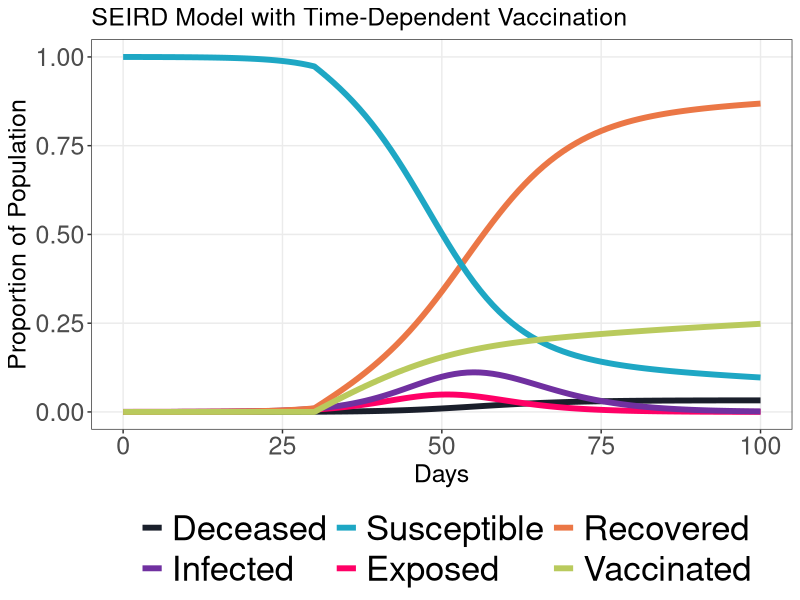

Write the R code that produced this figure.
# Load required libraries
library(deSolve)
library(tidyverse)
col_c  <- c( "#1A1F2BFF","#7030A0","#1EA7C4","#FF0066","#EB7746FF","#B9CA5DFF")
col_sun <- c("#F6A1CAFF", "#1A1F2BFF","#EB7746FF", "#B9CA5DFF","#FBDB82FF", "#9F272EFF", "#D36B8DFF", "#EC9E58FF", "#24719BFF", "#6A1639FF")

lwd_size <- 2
size_plot <- 18
size_strip <- 18
axis_text_size <- 18
axis_title_size <- 18
plot_title_size <- 18
legend_text_size <- 25

# Time-dependent vaccination rate function
vaccination_rate <- function(t) {
  if (t < 30) {
    return(0)       # No vaccination in the first 30 days
  } else if (t %in% 30:60) {
    return(0.005)   # Moderate vaccination rate between days 30 and 59
  } else {
    return(0.01)    # Higher vaccination rate from day 60 onwards
  }
}
  
# Define SEIRD Model
seird_model <- function(time, state, parameters) {
  
  # 
  v <- vaccination_rate(time)
  
  S <- state[1]
  E <- state[2]
  I <- state[3]
  R <- state[4]
  D <- state[5]
  
  beta <- parameters["beta"]
  D_inf <- parameters["D"]
  sigma <- parameters["sigma"]
  CFR <- parameters["CFR"]
  
  gamma <- 1 / D_inf # Recovery rate
  
  dS <- -beta * S * I - v * S 
  dE <- beta * S * I - sigma * E
  dI <- sigma * E - gamma * I
  dR <- (1 - CFR) * gamma * I + v * S
  dD <- CFR * gamma * I
  dV <- v * S  # Vaccinated individuals
  
  list(c(dS, dE, dI, dR, dD, dV))
}

# Initial conditions
N <- 100000          # Total population
I0 <- 1              # Initial infected
E0 <- 10             # Initial exposed
S0 <- N - I0 - E0    # Initial susceptible
R0 <- 0              # Initial recovered
D0 <- 0              # Initial dead
V0 <- 0              # Initial vaccinated individuals

initial_state <- c(
  S = S0 / N,
  E = E0 / N,
  I = I0 / N,
  R = R0 / N,
  D = D0 / N,
  V = V0 / N
)

# Parameters
params <- c(
  beta = 0.5,      # Transmission rate
  D = 5,           # Duration of infection
  sigma = 1 / 2,   # Incubation rate (1 / incubation period)
  CFR = 0.05   # Case Fatality Rate (1%)

)

# Time vector
times <- seq(0, 100, by = 1)

# Run the model
output <- ode(y = initial_state, times = times, func = seird_model, parms = params)
output_df <- as.data.frame(output) %>%
  gather(., comp, prop,S:V)

# Plot the results
ggplot(output_df, aes(x = time)) +
  geom_line(aes(y = prop, color = comp), lwd=lwd_size) +
  labs(title = "SEIRD Model with Time-Dependent Vaccination",
    x = "Days",
    y = "Proportion of Population")+
  scale_color_manual("",
                     breaks=c("D","I","S","E","R","V"),
                     labels=c("Deceased","Infected","Susceptible", "Exposed","Recovered","Vaccinated"),
                     values = col_c) +
      theme_bw()+
      theme(
        strip.text = element_text(size=size_plot),
        axis.text = element_text(size=axis_text_size),
        axis.title  = element_text(size=axis_title_size),
        legend.position = "bottom",
        legend.text=element_text(size=legend_text_size),
        plot.title = element_text(size=plot_title_size),
        panel.grid.minor.x = element_blank(),
        panel.grid.minor.y = element_blank())
